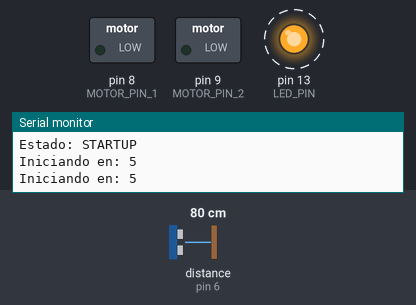
Simulated run of this sketch. Board: Arduino Uno, built with avr-gcc and run on an emulated ATmega328P. Parts: switched loads named in the sketch (green lamp = pin HIGH), output pins drawn as LEDs (lit = HIGH), the last lines printed to the serial monitor. Dashed ring = blinking. The test bench sets the inputs (shaded band); at power-on: distance to the obstacle (sensor on pin 6) 80 cm. The echo pulse lasts 58.3 µs per cm; pins used as bus, display or sensor lines are not drawn.

Above: at 0.1 s.
At 5.9 s:
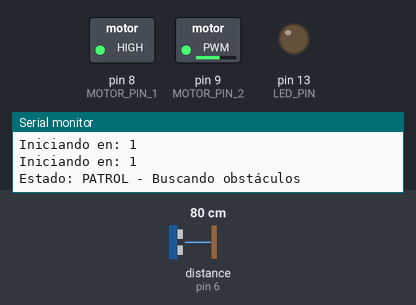
6.0 s: distance to the obstacle (sensor on pin 6) set to 9 cm
Timing chart, 0 to 9.0 s (numbered marks = the images above; inputs shaded):
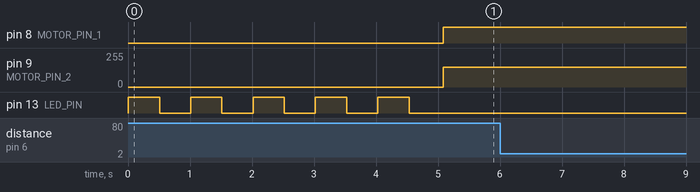

The sketch:

sketch.ino
```cpp
/*
 * FIRMWARE 04: Robot Autónomo con Máquina de Estados
 * Objetivo: Robot que evita obstáculos automáticamente
 *
 * Máquina de estados:
 *  1. STARTUP (5 segundos): LED rojo, cuenta regresiva
 *  2. PATROL: Motor adelante, sensor monitoreando
 *  3. OBSTACLE_DETECTED: Detiene, mide distancia
 *  4. TURN: Gira derecha o izquierda
 *  5. RESUME: Vuelve a PATROL
 */

// PINES
const int MOTOR_PIN_1 = 8;
const int MOTOR_PIN_2 = 9;
const int TRIG_PIN = 7;
const int ECHO_PIN = 6;
const int LED_PIN = 13;

// PARÁMETROS
const int OBSTACLE_DISTANCE = 20; // cm
const int PATROL_SPEED = 150;     // PWM (0-255)
const int TURN_SPEED = 100;       // PWM (giro)
const int TURN_TIME = 600;        // ms para girar ~90°

// ESTADOS
enum State {
  STARTUP,
  PATROL,
  OBSTACLE_DETECTED,
  TURN,
  RESUME
};

State currentState = STARTUP;
unsigned long stateStartTime = 0;

void setup() {
  pinMode(MOTOR_PIN_1, OUTPUT);
  pinMode(MOTOR_PIN_2, OUTPUT);
  pinMode(TRIG_PIN, OUTPUT);
  pinMode(ECHO_PIN, INPUT);
  pinMode(LED_PIN, OUTPUT);

  Serial.begin(9600);
  Serial.println("=== FIRMWARE 04: Robot Autónomo ===");
  Serial.println("Estado: STARTUP");

  stateStartTime = millis();
}

void loop() {
  unsigned long elapsed = millis() - stateStartTime;

  switch (currentState) {
    case STARTUP:
      if (elapsed < 5000) {
        // Parpadear LED rojo durante 5s
        if ((elapsed / 500) % 2 == 0) {
          digitalWrite(LED_PIN, HIGH);
        } else {
          digitalWrite(LED_PIN, LOW);
        }
        Serial.print("Iniciando en: ");
        Serial.println(5 - elapsed / 1000);
      } else {
        currentState = PATROL;
        stateStartTime = millis();
        Serial.println("Estado: PATROL - Buscando obstáculos");
        digitalWrite(LED_PIN, LOW);
      }
      break;

    case PATROL:
      // Avanzar
      motorForward(PATROL_SPEED);

      // Medir distancia
      float dist = getDistance();

      if (dist > 0 && dist < OBSTACLE_DISTANCE) {
        currentState = OBSTACLE_DETECTED;
        stateStartTime = millis();
        Serial.print("¡Obstáculo a ");
        Serial.print(dist);
        Serial.println(" cm!");
      }
      break;

    case OBSTACLE_DETECTED:
      // Detener
      motorStop();
      digitalWrite(LED_PIN, HIGH); // LED rojo = peligro

      if (elapsed > 500) {
        // Decidir dirección: gira derecha
        currentState = TURN;
        stateStartTime = millis();
        Serial.println("Estado: TURN - Girando");
      }
      break;

    case TURN:
      // Girar derecha (motor 2 más lento o invertido)
      digitalWrite(MOTOR_PIN_1, HIGH);
      analogWrite(MOTOR_PIN_2, TURN_SPEED / 2); // Más lento = gira

      if (elapsed > TURN_TIME) {
        currentState = RESUME;
        stateStartTime = millis();
        Serial.println("Estado: RESUME - Continuando");
      }
      break;

    case RESUME:
      digitalWrite(LED_PIN, LOW);
      currentState = PATROL;
      stateStartTime = millis();
      break;
  }

  delay(50); // Loop cada 50ms
}

// FUNCIONES AUXILIARES
void motorForward(int speed) {
  digitalWrite(MOTOR_PIN_1, HIGH);
  analogWrite(MOTOR_PIN_2, speed);
}

void motorStop() {
  digitalWrite(MOTOR_PIN_1, LOW);
  analogWrite(MOTOR_PIN_2, 0);
}

float getDistance() {
  digitalWrite(TRIG_PIN, LOW);
  delayMicroseconds(2);
  digitalWrite(TRIG_PIN, HIGH);
  delayMicroseconds(10);
  digitalWrite(TRIG_PIN, LOW);

  long duration = pulseIn(ECHO_PIN, HIGH, 30000);
  float distance = duration * 0.01715 / 2.0; // Conversión a cm

  if (distance < 2 || distance > 400) return -1; // Error
  return distance;
}
```

Measured:
- by itself, pin 13 (LED_PIN): alternates HIGH for 0.50 s and LOW for 0.50 s, 10 changes in all, then stays LOW
